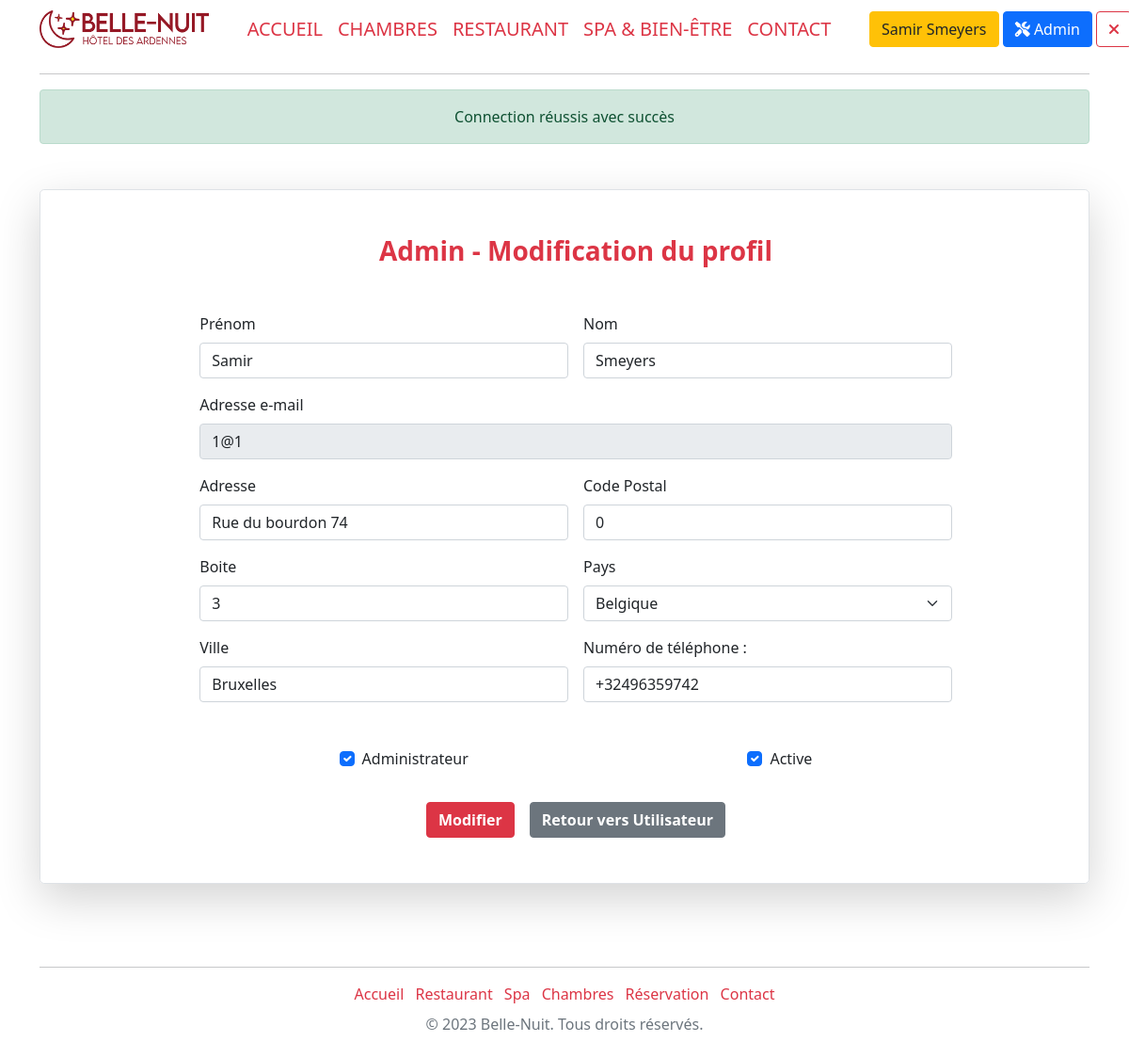
The app's page /adEditAccount&id=6 (signed in) with its own data.
### tables this page shows
CREATE TABLE `account` (
  `acc_id` int(11) NOT NULL,
  `acc_name` varchar(30) NOT NULL,
  `acc_surname` varchar(30) NOT NULL,
  `acc_address` varchar(120) NOT NULL,
  `acc_addressbox` int(11) NOT NULL,
  `acc_city` varchar(20) NOT NULL,
  `acc_codepostal` mediumint(9) NOT NULL,
  `acc_id_country` int(11) NOT NULL,
  `acc_phone` varchar(20) NOT NULL,
  `acc_email` varchar(255) NOT NULL,
  `acc_password` varchar(128) NOT NULL,
  `acc_code_activation` varchar(32) NOT NULL,
  `acc_admin` tinyint(1) NOT NULL,
  `acc_active` tinyint(1) NOT NULL
);

CREATE TABLE `country` (
  `country_id` int(11) NOT NULL,
  `country_code` varchar(2) DEFAULT NULL,
  `country_fr` varchar(100) DEFAULT NULL,
  `country_en` varchar(100) NOT NULL
);

### models/Model.class.php (called while the page is built, shortened)
<?php
abstract class Model{
    private static $pdo;
    private static function setBdd(){
        self::$pdo = new PDO("mysql:host=localhost;dbname=hotel;charset=utf8", "root", "");
        self::$pdo->setAttribute(PDO::ATTR_ERRMODE, PDO::ERRMODE_WARNING);
    }
    protected function getBdd(){
        return self::$pdo;
    }
}

### models/AdminManager.model.php (called while the page is built, shortened)
<?php
require_once("Model.class.php");
class AdminManager extends Model
{
    public function getProfil($idAccount)
    {
        $stmt = $this->getBdd()->prepare('
        SELECT  *
        FROM `account`
        WHERE `acc_id`=  :idAccount LIMIT 1');
        $stmt->bindValue(":idAccount", $idAccount);
        $stmt->execute();
        $profil = $stmt->fetch(PDO::FETCH_ASSOC);
        return $profil;
    }
}

### models/FrontManager.model.php (called while the page is built, shortened)
<?php
require_once("Model.class.php");
class FrontManager extends Model
{
    public function getCountryList()
    {
        $stmt = $this->getBdd()->prepare('
        SELECT country_id, country_fr
        FROM country');
        $stmt->execute();
        $countrys = $stmt->fetchAll(PDO::FETCH_ASSOC);
        return $countrys;
    }
}

### views/main/back/adminEditAccount.view.php (the view)
<div class="container my-5">
    <div class="row p-4 pb-0 pe-lg-0 pt-lg-5 align-items-center rounded-3 border shadow-lg">
        <div class="text-start ">
            <main class="w-75 mx-auto pb-5" style="max-width: 80%;">
                <form  method="post">
                    <h1 class="h3 mb-5 fw-normal text-center text-danger fw-bolder">Admin - Modification du profil</h1>
                    <div class="row g-3">
                        <div class="col-sm-6">
                            <label for="surname" class="form-label">Prénom</label>
                            <input type="text" class="form-control" id="surname"
                                   value="<?= $profil['acc_surname'] ?>" name="surname" required>
                        </div>
                        <div class="col-sm-6">
                            <label for="Name" class="form-label">Nom</label>
                            <input type="text" class="form-control" id="Name" value="<?= $profil['acc_name'] ?>"
                                   name="name" required>
                        </div>
                        <div class="col-12">
                            <label for="email" class="form-label">Adresse e-mail</label>
                            <input type="email" class="form-control" id="email" name="email" disabled
                                   value="<?= $profil['acc_email'] ?>">
                        </div>
                        <div class="col-6">
                            <label for="address" class="form-label">Adresse</label>
                            <input type="text" class="form-control" id="address" name="address"
                                   value="<?= $profil['acc_address'] ?>" required>
                        </div>
                        <div class="col-6">
                            <label for="codePostal" class="form-label">Code Postal</label>
                            <input type="text" class="form-control"  value="<?= $profil['acc_codepostal'] ?> " id="codePostal" name="codePostal" required>
                        </div>
                        <div class="col-6">
                            <label for="box" class="form-label">Boite</label>
                            <input type="text" class="form-control" id="box" name="box"  value="<?= $profil['acc_addressbox'] ?>" required>
                        </div>
                        <div class="col-6">
                            <label for="country" class="form-label">Pays</label>
                            <select class="form-select" id="country" name="country" required>
                                <?php
                                foreach ($countrys as $country) {
                                    echo '<option value="' . $country['country_id'] . '"' . (($country['country_id'] == $profil['acc_id_country']) ? ' selected' : '') . '>' . $country['country_fr'] . '</option>';
                                }
                                ?>
                            </select>
                        </div>
                        <div class="col-6">
                            <label for="city" class="form-label">Ville</label>
                            <input type="text" class="form-control" id="city" value="<?= $profil['acc_city'] ?>"
                                   name="city" required>
                        </div>
                        <div class="col-6">
                            <label for="tel" class="form-label">Numéro de téléphone :</label>
                            <input type="tel" class="form-control" name="phone" id="phone" value="<?= $profil['acc_phone'] ?>" placeholder="+32 123456789" pattern="^[+][0-9]{1,4}[0-9]{4,}$" required>
                        </div>
                            <div class="d-flex d-flex justify-content-center justify-content-around mt-5">
                                <div class="form-check ">
                                    <input class="form-check-input" type="checkbox" value="1" name="admin" <?php echo ($profil['acc_admin'] == 1) ? 'checked' : '' ?>>
                                    <label class="form-check-label" for="flexCheckDefault">
                                        <p>Administrateur</p>
                                    </label>
                                </div>
                                <div class="form-check">
                                    <input class="form-check-input" type="checkbox" value="1" name="active" <?php echo ($profil['acc_active'] == 1) ? 'checked' : '' ?>>
                                    <label class="form-check-label" for="flexCheckChecked">
                                        <p>Active</p>
                                    </label>
                                </div>
                            </div>
                        </div>
                    <div class="d-flex justify-content-center">
                        <button class="mt-3 btn btn-danger mx-2 fw-bolder text-center" type="submit" name="btnEditAdmin">Modifier</button>
                        <a class="mt-3 btn btn-secondary mx-2 fw-bolder text-center" href="adminAccount">Retour vers Utilisateur</a>
                    </div>
                </form>
            </main>
        </div>
    </div>
</div>

### records on screen
account: surname "Samir", name "Smeyers", email "1@1", address "Rue du bourdon 74", codePostal "0", box "3", country "Belgique", city "Bruxelles", phone "+32496359742", acc_admin "☑", acc_active "☑"

### other values on screen
$_SESSION["surname"] "Samir"
$_SESSION["name"] "Smeyers"
$_SESSION['alert']['message'] "Connection réussis avec succès"
